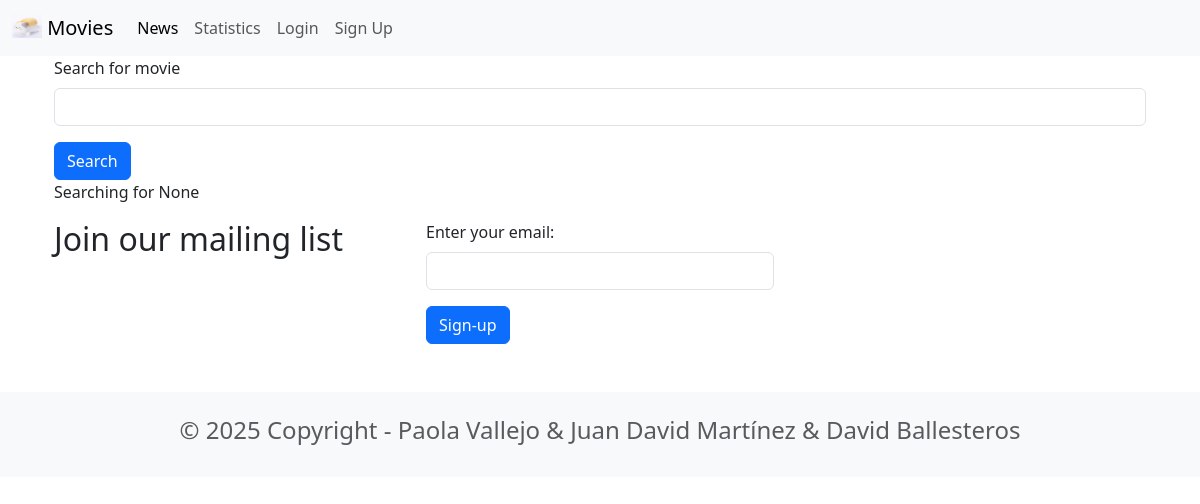
The app's page /, older data.
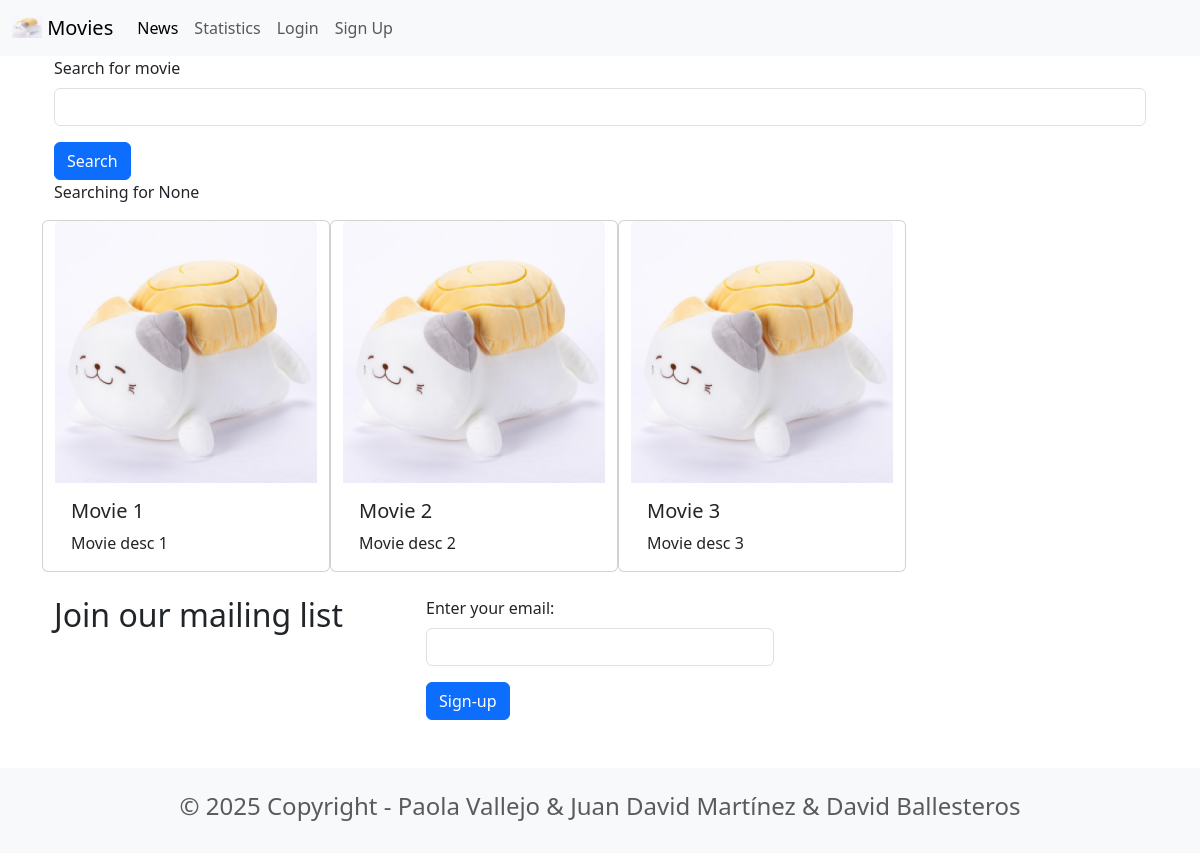
The same page, newer data.
### movie/models.py (models this page shows, shortened)
class Movie(models.Model):
    title = models.CharField(max_length=100)
    description = models.CharField(max_length=250)
    image = models.ImageField(upload_to='movie/images/')
    url = models.URLField(blank=True)
    genre = models.CharField(blank= True, max_length=250)
    year = models.IntegerField(blank=True, null=True)
    emb = models.BinaryField(default=get_default_array())

### movie/views.py (the view)
# urls.py: 2. Add a URL to urlpatterns:  path('', views.home, name='home')
def home(request):
    searchTerm = request.GET.get('searchMovie')
    if searchTerm:
        movies = Movie.objects.filter(title__icontains=searchTerm)
    else:
        movies = Movie.objects.all()
    return render(request, 'home.html', {'searchTerm': searchTerm, 'movies': movies})

### movie/templates/home.html (shortened to what this page needs)
<!DOCTYPE html>
<html lang="en">
<head>
</head>
<body>
    {% extends 'base.html' %}
    {% block content %}
    <div class="container">
      <form action="">
        <div class="mb-3">
          <label for="searchMovie" class="form-label">Search for movie</label>
          <input type="text" class="form-control" id="searchMovie" name="searchMovie">
        </div>
        <button type="submit" class="btn btn-primary">Search</button>
      </form>
      <p> Searching for {{searchTerm}}</p>
      <div class="row row-cols-1 row-cols-md-3 g-4">
        {% for movie in movies %}
          <div class="card" style="width: 18rem;">
            <img src="{{movie.image.url}}" class="card-img-top" alt="{{movie.title}}">
            <div class="card-body">
              <h5 class="card-title">{{movie.title}}</h5>
              <p class="card-text">{{movie.description}}</p>
            </div>
          </div>
        {% endfor %}
        <br>
        <br>
        <br>
        <h2>Join our mailing list</h2>
        <form action="{% url 'signup' %}" method="POST">
          <div class = "mb-3">
            <label for="email" class="form-label"> Enter your email: </label>
            <input type="email" class="form-control" name="email">
          </div>
          <button type="submit" class="btn btn-primary">Sign-up</button>
        </form>
      </div>
      <br>
    </div>
    {% endblock content %}

### moviereviews/templates/base.html (shortened to what this page needs)
<head>
    <link href="https://cdn.jsdelivr.net/npm/bootstrap@5.3.7/dist/css/bootstrap.min.css" rel="stylesheet">
</head>
<nav class="navbar navbar-expand-lg bg-body-tertiary">
    <div class="container-fluid">
        <a class="navbar-brand" href="{% url 'home' %}">
            {% load static %}
            <img src="{% static 'images/home.jpg' %}" alt="" width="30" height="24" class="d-inline-block align-text-top" />
            Movies
        </a>
        <div class="collapse navbar-collapse" id="navbarSupportedContent">
        <ul class="navbar-nav me-auto mb-2 mb-lg-0">
            <li class="nav-item">
                <a class="nav-link active" aria-current="page" href="{% url 'news' %}">News</a>
            </li>
            <li>
                <a class="nav-link" href="{% url 'statistics' %}">Statistics</a>
            </li>
            <li class="nav-item">
                <a class="nav-link" href="#">Login</a>
            </li>
            <li class="nav-item">
                <a class="nav-link" href="#">Sign Up</a>
            </li>
        </ul>
        </div>
    </div>
</nav>
<div class="container">
    {% block content %}
    {% endblock content %}
</div>
<footer class="text-center text-lg-start bg-light text-muted mt-4">
    <div class="container">
        <div class="row">
            <div class="text-center p-4">
                <h4>© 2025 Copyright - Paola Vallejo & Juan David Martínez & David Ballesteros</h4>
            </div>
        </div>
    </div>
</footer>

Row changes from the older to the newer data that the page shows:
added Movie: image (picture), title "Movie 1", description "Movie desc 1"
added Movie: image (picture), title "Movie 2", description "Movie desc 2"
added Movie: image (picture), title "Movie 3", description "Movie desc 3"
